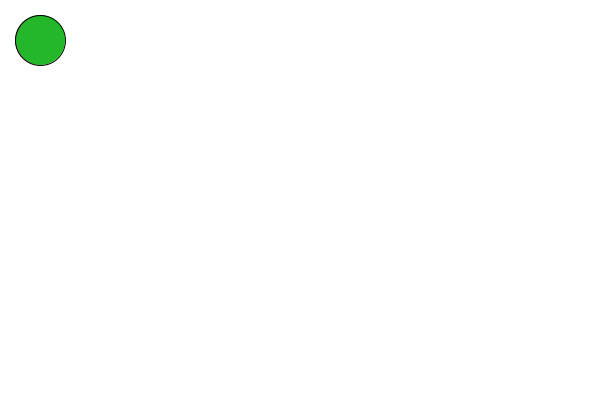
Frame 1 (no input)
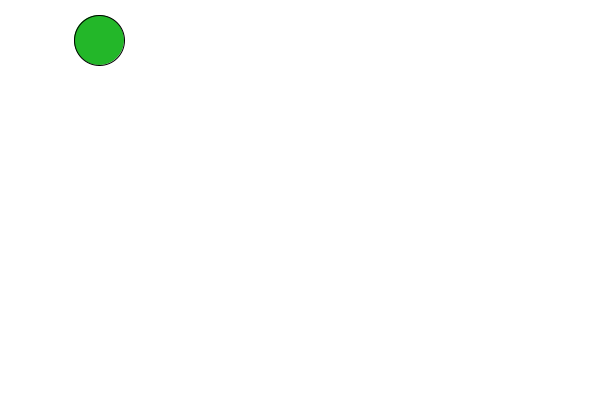
Frame 60 (the mouse pressed at the canvas centre just before this capture)
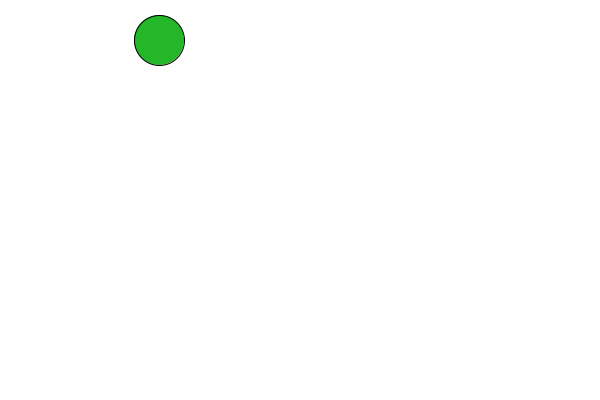
Frame 120 (the mouse held since frame 60 and released just before this capture)

The Processing sketch that drew these frames (run headless with seeded random() and noise(); from frame 60 on, the mouse is pressed at the canvas centre):

// Processing sketch: processing_70698
// ── processing_70698.pde

int x=40;
int y=40; 
int bandera=1;
int bandera1=1;
  
void setup () {
size (600,400);
smooth();
fill (35,183,41);
frameRate(100);
}
void draw () {
   
background (255);
ellipse(x,y,50,50);
 
    if(x<= width-40){
      if(bandera==1){
      x=x+1;
    }
    }
     
    else{
    bandera=0;
    }
    if( bandera==0) {
      y=y+1;
      if (y==360){
      bandera=2;
    }
  }
     
      
    if(bandera==2){
      x=x-1;
      if(x==40){
        bandera=3;
        }
      }
     
    if(bandera==3){
      y=y-1;
      if(y==40){
        bandera=4;
        }
      }
    if(bandera==4){
      x=x+1;
      if(x==40){
        bandera=5;
        }
      }
    }
